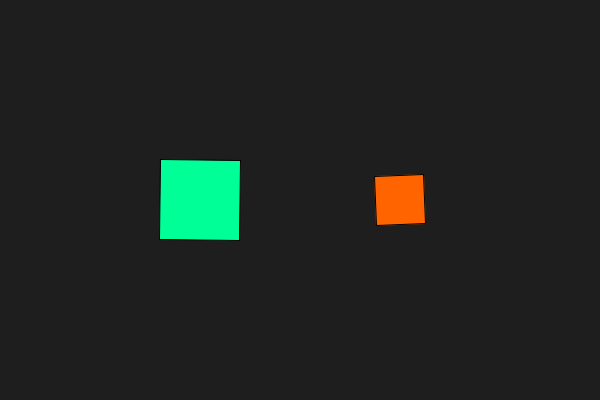
Frame 1 (no input)
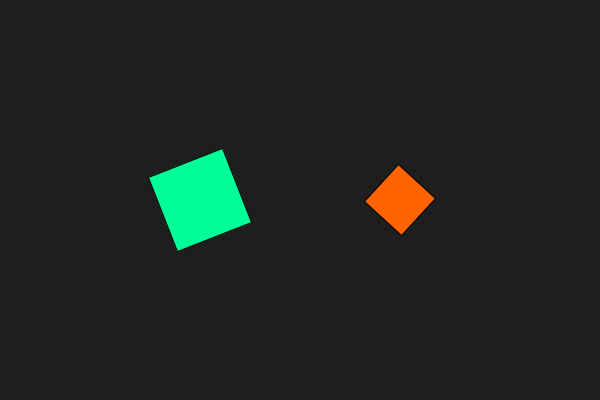
Frame 60 (the mouse pressed at the canvas centre just before this capture)
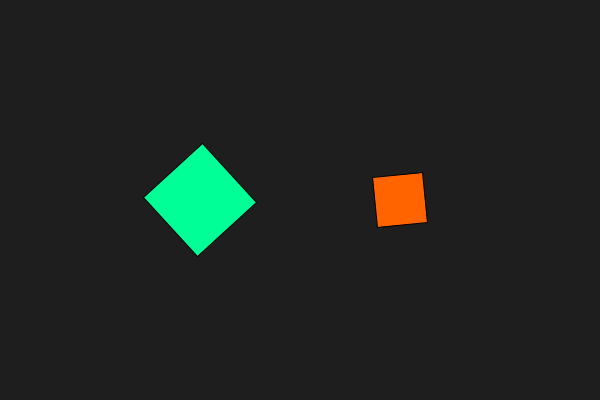
Frame 120 (the mouse held since frame 60 and released just before this capture)

The Processing sketch that drew these frames (run headless with seeded random() and noise(); from frame 60 on, the mouse is pressed at the canvas centre):

// Processing sketch: ejercicio05
// ── ejercicio05.pde
float angulo = 0;

void setup() {
  size(600, 400);
  rectMode(CENTER); // Dibujamos desde el centro del rect
}

void draw() {
  background(30);
  angulo += 0.02;

  // --- CUADRADO 1 ---
  pushMatrix(); // Guardo el origen (0,0) original
  translate(200, 200); // Muevo el (0,0) al centro del primer cuadrado
  rotate(angulo);
  fill(0, 255, 150);
  rect(0, 0, 80, 80); // Dibujo en el "nuevo" 0,0
  popMatrix(); // Vuelvo al origen real de la pantalla

  // --- CUADRADO 2 ---
  pushMatrix();
  translate(400, 200);
  rotate(-angulo * 2); // Rota al revés y más rápido
  fill(255, 100, 0);
  rect(0, 0, 50, 50);
  popMatrix();
}
